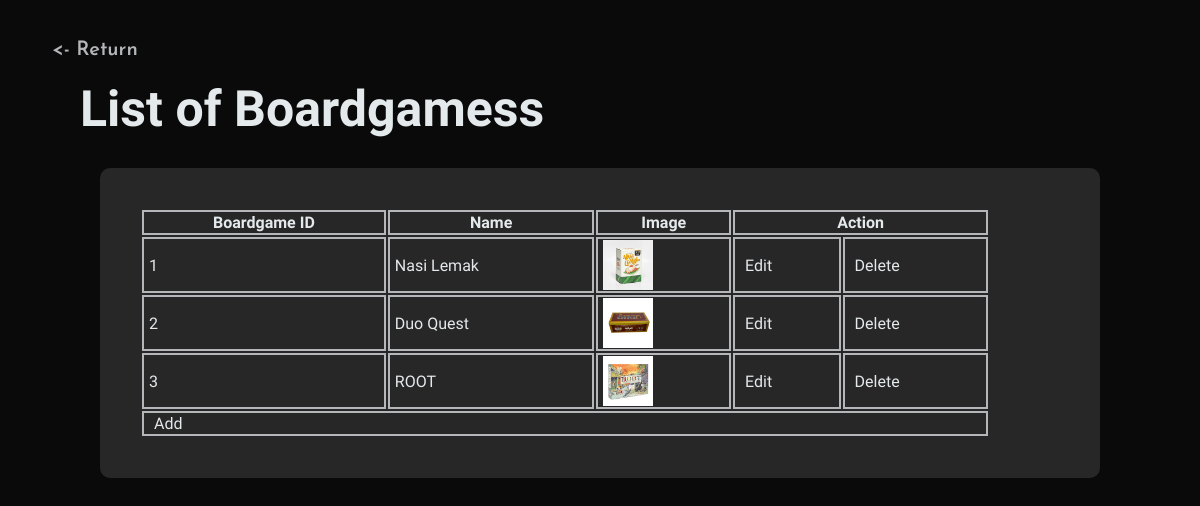
The app's page /DICE/admin-manage-boardgames.php with its own data.
### tables this page shows
CREATE TABLE `boardgames` (
  `BG_ID` int(11) NOT NULL,
  `BG_Name` varchar(50) NOT NULL,
  `BG_Image` varchar(150) NOT NULL,
  `BG_Des` longtext DEFAULT NULL,
  `BG_Des2` longtext DEFAULT NULL,
  `Isdeleted` tinyint(1) NOT NULL
);

### DICE/admin-manage-boardgames.php (the view, shortened to what this page needs)
<?php include("Base.php") ?>
<html>
<head>
	<link rel="stylesheet" href="admin.css">
</head>
<body>
	<a class="returning" href="admin-dashboard.php"><- Return</a>
			<section class="admin-decore">
				<h1>List of Boardgamess</h1>
				<div class="admin-container">
					<table class="table-color table-deco" style="width:850px;">
						<tr class="backBase_colour_2">
							<th>Boardgame ID</th>
							<th colspan="2">Name</th>
							<th colspan="2">Image</th>
							<th colspan="2">Action</th>
						</tr>
						<?php
						$result = mysqli_query($connect, "select * from boardgames where isdeleted=0");
						while ($row = mysqli_fetch_assoc($result)) {
							?>
							<tr class="backAccent_colour_2 Accent_colour_1">
								<td><?php echo $row["BG_ID"]; ?></td>
								<td colspan="2"><?php echo $row["BG_Name"]; ?></td>
								<td colspan="2"><img src="assets/<?php echo $row["BG_Image"]; ?>" height="50px"></td>
								<td><a href="admin-edit-boardgames.php?boardcode=<?php echo $row['BG_ID']; ?>">Edit</a></td>
								<td><a href="admin-manage-boardgames.php?del&boardcode=<?php echo $row['BG_ID']; ?>"
										onclick="return confirmation();">Delete</a></td>
							</tr>
							<?php
						}
						?>
						<tr>
							<td colspan="7"><a href=admin-add-boardgames.php>Add</a></td>
						</tr>
					</table>
				</div>
			</section>
</body>
</html>

### DICE/admin.css (style rules this page uses)
* { background-color: #0a0a0a; color: #E4E9EC; font-family: "Texturina"; scroll-behavior: smooth; scrollbar-color: #272727 #0a0a0a; }
body { margin: 40px; }
body h1 { color: #E4E9EC; font-size: 50px; font-weight: 700; margin: 20px 0 30px 0; }
.returning { text-decoration: none; padding: 12px; border: none; color: #B4B6B9; font-size: 20px; font-family: "Josefin Sans"; font-weight: 600; }
.admin-decore { margin: 0; margin: 0 40px; }
.table-color tr, td, th { background-color: #272727 !important; border: 2px solid #B4B6B9; }

### records on screen
boardgames: BG_ID "1", BG_Name "Nasi Lemak", BG_Image (picture)
boardgames: BG_ID "2", BG_Name "Duo Quest", BG_Image (picture)
boardgames: BG_ID "3", BG_Name "ROOT", BG_Image (picture)
